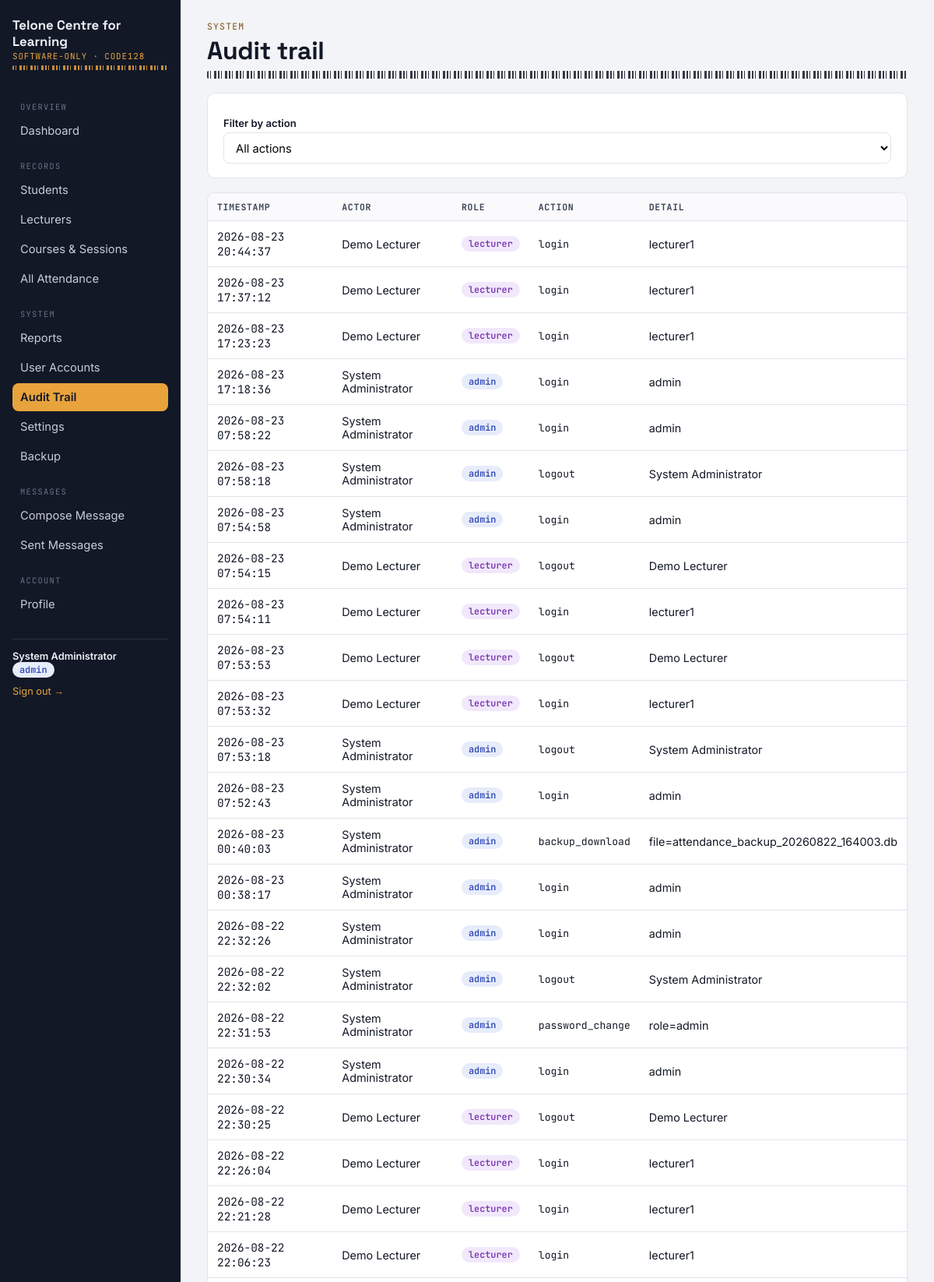
The app's page /audit (signed in, upper part) with its own data.
### tables this page shows
CREATE TABLE audit_log (
    id         INTEGER PRIMARY KEY AUTOINCREMENT,
    actor_role TEXT,
    actor_id   INTEGER,
    actor_name TEXT,
    action     TEXT NOT NULL,
    detail     TEXT,
    created_at TEXT NOT NULL DEFAULT (datetime('now'))
);

### app.py (the view)
@app.route("/audit")
@role_required("admin")
def audit_log_view():
    db = get_db()
    action_filter = request.args.get("action", "").strip()
    query = "SELECT * FROM audit_log WHERE 1=1"
    params = []
    if action_filter:
        query += " AND action = ?"
        params.append(action_filter)
    query += " ORDER BY created_at DESC LIMIT 300"
    rows = db.execute(query, params).fetchall()
    actions = db.execute("SELECT DISTINCT action FROM audit_log ORDER BY action").fetchall()
    db.close()
    return render_template("audit_log.html", rows=rows, actions=actions, action_filter=action_filter)

### app.py (called while the page is built, shortened)
def role_required(*roles):
    def decorator(view):
        @wraps(view)
        def wrapped(*args, **kwargs):
            if "role" not in session:
                return redirect(url_for("login", next=request.path))
            if session.get("role") not in roles:
                abort(403)
            return view(*args, **kwargs)
        return wrapped
    return decorator

@app.context_processor
def inject_user():
    return {
        "current_user": {
            "id": session.get("user_id") or session.get("student_id"),
            "name": session.get("full_name"),
            "role": session.get("role"),
        },
        "institution_name": get_setting("institution_name", "Attendance Ledger"),
    }

def _unread_message_count():
    role = session.get("role")
    if role == "lecturer":
        rid = session.get("user_id")
        rtype = "lecturer"
    elif role == "student":
        rid = session.get("student_id")
        rtype = "student"
    else:
        return 0

@app.context_processor
def inject_unread_count():
    return {"unread_message_count": _unread_message_count()}

### database.py (called while the page is built)
def get_db():
    conn = sqlite3.connect(DB_PATH)
    conn.row_factory = sqlite3.Row
    conn.execute("PRAGMA foreign_keys = ON")
    return conn

def get_setting(key, default=None):
    conn = get_db()
    row = conn.execute("SELECT value FROM settings WHERE key=?", (key,)).fetchone()
    conn.close()
    if row is not None:
        return row["value"]
    return DEFAULT_SETTINGS.get(key, default)

### templates/audit_log.html (shortened to what this page needs)
{% extends "base.html" %}
{% block content %}
<span class="eyebrow">System</span>
<h1>Audit trail</h1>
<div class="barcode-rule"></div>
<div class="card" style="margin-bottom:18px;">
  <form method="get" class="field-row" style="align-items:flex-end;">
    <div>
      <label for="action">Filter by action</label>
      <select name="action" id="action" onchange="this.form.submit()">
        <option value="">All actions</option>
      </select>
    </div>
  </form>
</div>
<div class="table-wrap">
  <table>
    <thead><tr><th>Timestamp</th><th>Actor</th><th>Role</th><th>Action</th><th>Detail</th></tr></thead>
    <tbody>
    {% for r in rows %}
      <tr>
        <td class="mono">{{ r.created_at }}</td>
        <td>{{ r.actor_name or '—' }}</td>
        <td>{% if r.actor_role %}<span class="badge {{ r.actor_role }}">{{ r.actor_role }}</span>{% else %}—{% endif %}</td>
        <td class="mono" style="font-size:0.82rem;">{{ r.action }}</td>
        <td>{{ r.detail or '—' }}</td>
      </tr>
    {% else %}
      <tr><td colspan="5">No audited actions recorded yet.</td></tr>
    {% endfor %}
    </tbody>
  </table>
</div>
{% endblock %}

### static/css/style.css (style rules this page uses)
:root { --ink: #121826; --ink-soft: #3A4358; --paper: #F3F4F7; --surface: #FFFFFF; --line: #E1E4EA; --accent: #E8A33D; --accent-ink: #7A5210; --good: #1F8A5F; --good-bg: #E7F5EE; --warn: #C77C11; --warn-bg: #FBF0DC; --bad: #C0392B; --bad-bg: #FBEAE7; --radius: 10px; --font-display: "Space Grotesk", "Segoe UI", sans-serif; --font-body: "Inter", "Segoe UI", sans-serif; --font-mono: "JetBrains Mono", "Courier New", monospace; }
* { box-sizing: border-box; }
html,body { height:100%; }
body { margin:0; font-family: var(--font-body); background: var(--paper); color: var(--ink); -webkit-font-smoothing: antialiased; }
h1,h2,h3,h4 { font-family: var(--font-display); margin:0 0 6px; letter-spacing:-0.01em; }
code, .mono { font-family: var(--font-mono); }
.barcode-rule { height:10px; background-image: repeating-linear-gradient( 90deg, var(--ink) 0px, var(--ink) 2px, transparent 2px, transparent 4px, var(--ink) 4px, var(--ink) 5px, transparent 5px, transparent 9px, var(--ink) 9px, var(--ink) 12px, transparent 12px, transparent 14px ); opacity:0.85; border-radius: 2px; margin: 4px 0 18px; }
.eyebrow { font-family: var(--font-mono); font-size:0.72rem; letter-spacing:0.1em; text-transform:uppercase; color: var(--accent-ink); margin-bottom:4px; display:block; }
.card { background: var(--surface); border:1px solid var(--line); border-radius: var(--radius); padding: 18px 20px; }
table { width:100%; border-collapse: collapse; background: var(--surface); }
th, td { text-align:left; padding: 10px 12px; border-bottom:1px solid var(--line); font-size:0.9rem; }
th { font-family: var(--font-mono); font-size:0.72rem; text-transform:uppercase; letter-spacing:0.06em; color: var(--ink-soft); background:#FAFAFC; }
.table-wrap { border:1px solid var(--line); border-radius: var(--radius); overflow:hidden; }
.badge { display:inline-block; padding:2px 9px; border-radius:99px; font-size:0.74rem; font-weight:600; font-family: var(--font-mono); }
.badge.admin { background:#E7ECFB; color:#3049B0; }
.badge.lecturer { background:#F1E8FB; color:#7A34B0; }
label { display:block; font-size:0.82rem; font-weight:600; margin: 12px 0 4px; }
input, select, textarea { width:100%; padding:9px 11px; border:1px solid var(--line); border-radius:8px; font-family: var(--font-body); font-size:0.92rem; background:#fff; }
.field-row { display:flex; gap:14px; flex-wrap:wrap; }
.field-row > div { flex:1; min-width:180px; }

### records on screen
audit_log: created_at "2026-08-23 20:44:37", actor_name "Demo Lecturer", actor_role "lecturer", action "login", detail "lecturer1"
audit_log: created_at "2026-08-23 17:37:12", actor_name "Demo Lecturer", actor_role "lecturer", action "login", detail "lecturer1"
audit_log: created_at "2026-08-23 17:23:23", actor_name "Demo Lecturer", actor_role "lecturer", action "login", detail "lecturer1"
audit_log: created_at "2026-08-23 17:18:36", actor_name "System Administrator", actor_role "admin", action "login", detail "admin"
audit_log: created_at "2026-08-23 07:58:22", actor_name "System Administrator", actor_role "admin", action "login", detail "admin"
audit_log: created_at "2026-08-23 07:58:18", actor_name "System Administrator", actor_role "admin", action "logout", detail "System Administrator"
audit_log: created_at "2026-08-23 07:54:58", actor_name "System Administrator", actor_role "admin", action "login", detail "admin"
audit_log: created_at "2026-08-23 07:54:15", actor_name "Demo Lecturer", actor_role "lecturer", action "logout", detail "Demo Lecturer"
audit_log: created_at "2026-08-23 07:54:11", actor_name "Demo Lecturer", actor_role "lecturer", action "login", detail "lecturer1"
audit_log: created_at "2026-08-23 07:53:53", actor_name "Demo Lecturer", actor_role "lecturer", action "logout", detail "Demo Lecturer"
audit_log: created_at "2026-08-23 07:53:32", actor_name "Demo Lecturer", actor_role "lecturer", action "login", detail "lecturer1"
audit_log: created_at "2026-08-23 07:53:18", actor_name "System Administrator", actor_role "admin", action "logout", detail "System Administrator"
audit_log: created_at "2026-08-23 07:52:43", actor_name "System Administrator", actor_role "admin", action "login", detail "admin"
audit_log: created_at "2026-08-23 00:40:03", actor_name "System Administrator", actor_role "admin", action "backup_download", detail "file=attendance_backup_20260822_164003.db"
audit_log: created_at "2026-08-23 00:38:17", actor_name "System Administrator", actor_role "admin", action "login", detail "admin"
audit_log: created_at "2026-08-22 22:32:26", actor_name "System Administrator", actor_role "admin", action "login", detail "admin"
audit_log: created_at "2026-08-22 22:32:02", actor_name "System Administrator", actor_role "admin", action "logout", detail "System Administrator"
audit_log: created_at "2026-08-22 22:31:53", actor_name "System Administrator", actor_role "admin", action "password_change", detail "role=admin"
audit_log: created_at "2026-08-22 22:30:34", actor_name "System Administrator", actor_role "admin", action "login", detail "admin"
audit_log: created_at "2026-08-22 22:30:25", actor_name "Demo Lecturer", actor_role "lecturer", action "logout", detail "Demo Lecturer"
audit_log: created_at "2026-08-22 22:26:04", actor_name "Demo Lecturer", actor_role "lecturer", action "login", detail "lecturer1"
audit_log: created_at "2026-08-22 22:21:28", actor_name "Demo Lecturer", actor_role "lecturer", action "login", detail "lecturer1"
audit_log: created_at "2026-08-22 22:06:23", actor_name "Demo Lecturer", actor_role "lecturer", action "login", detail "lecturer1"

### other values on screen
{{ institution_name }} "Telone Centre for Learning"
{{ current_user.name }} "System Administrator"
{{ current_user.role }} "admin"
